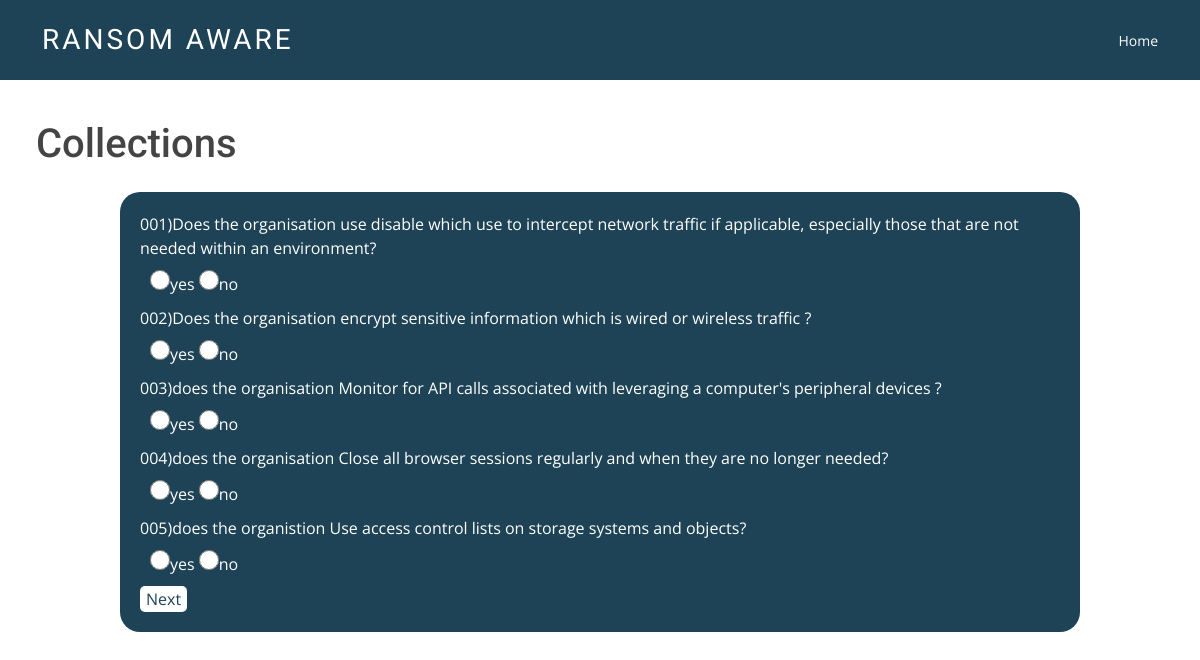
The page /q7/ on the database its author committed.
### initial_access/models.py (models this page shows, shortened)
class collections(models.Model):
    question_id = models.CharField(max_length=200)
    question=models.TextField(blank=True)
    option_A=models.CharField(max_length=200,default='yes')
    option_B=models.CharField(max_length=200,default='no')
    keywords=models.TextField(blank=True)

### initial_access/views.py (the view)
# urls.py: path('q7/',views.quiz7, name='collection'),
def quiz7(request):
    questy = collections.objects.all()
    return render(request,'initial_access/collect.html', {
        'questy':questy,
    })

### initial_access/templates/initial_access/collect.html (shortened to what this page needs)
{% extends 'initial_access/base.html' %}
{% load static %}
{% block content %}
<h1>Collections</h1>
<form class="form-container" method="post" action="/result_init/">
    <div class="qblock">
        {% for q in questy %}
        <div class="question">{{q.question_id}}){{q.question}}</div>
        <div class="option">
            <input type="radio" name="{{q.question}}" value="option_A">{{q.option_A}}</input>
            <input type="radio" name="{{q.question}}" value="option_B">{{q.option_B}}</input>
        </div>
        {% endfor %}
        <div><button type="submit">Next</button></div>
    </div>
</form>
{% endblock %}

### initial_access/static/assets/css/style.css (style rules this page uses)
body { font-family: "Open Sans", sans-serif; color: #444; }
h1, h2, h3, h4, h5, h6, .font-primary { font-family: "Roboto", sans-serif; }

### initial_access/templates/initial_access/collect.html (style rules this page uses)
.qblock { padding: 20px; margin-left: 10%; margin-right: 10%; margin-top: 0; background-color: #1e4356; color: white; border-radius: 20px; }
input[type=radio] { color:#2b607c; width: 20px; height: 20px; font-weight: 20px; }
.option { padding: 10px; }
input { display: inline; }
button { background-color: white; color: #1e4356; border-radius: 5px; border: none; display: flex; flex-wrap: center; }
h1 { margin-top: 10%; margin-bottom: 2%; margin-left: 3%; }

### rows shown on the page
collections: question_id "001", question "Does the organisation use disable which use to intercept network traffic if applicable, especially those that are not needed within an environment?", option_A "yes", option_B "no"
collections: question_id "002", question "Does the organisation encrypt sensitive information which is wired or wireless traffic ?", option_A "yes", option_B "no"
collections: question_id "003", question "does the organisation Monitor for API calls associated with leveraging a computer's peripheral devices ?", option_A "yes", option_B "no"
collections: question_id "004", question "does the organisation Close all browser sessions regularly and when they are no longer needed?", option_A "yes", option_B "no"
collections: question_id "005", question "does the organistion Use access control lists on storage systems and objects?", option_A "yes", option_B "no"
